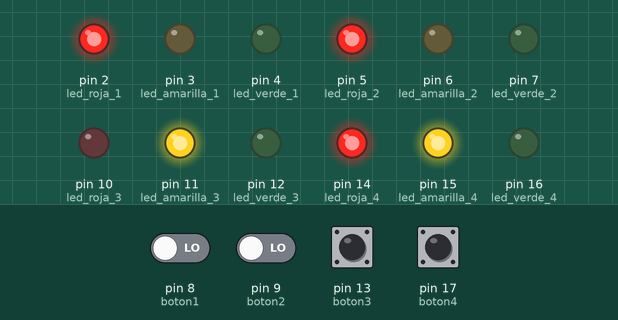
The sketch below on a simulated Arduino Uno, built with avr-gcc and run on an emulated ATmega328P. Parts: output pins drawn as LEDs (lit = HIGH). The test bench sets the inputs (shaded band); at power-on: pin 8 (boton1), pin 9 (boton2), pin 13 (boton3), pin 17 (boton4) LOW.

Above: at 13.4 s.
13.5 s: pin 8 (boton1) driven HIGH and pin 9 (boton2) driven HIGH
At 15.7 s:
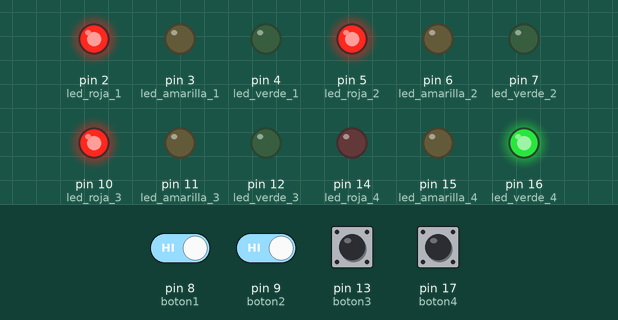
20.3 s: pin 9 (boton2) driven LOW
At 21.6 s:
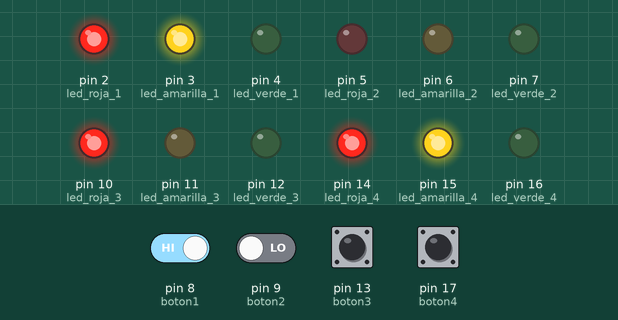
31.5 s: pin 13 (boton3) pulled HIGH for 3 s
At 32.1 s:
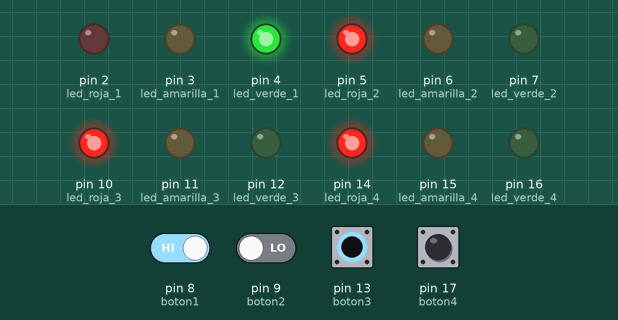
39.3 s: pin 17 (boton4) pulled HIGH for 3 s
At 42.4 s:
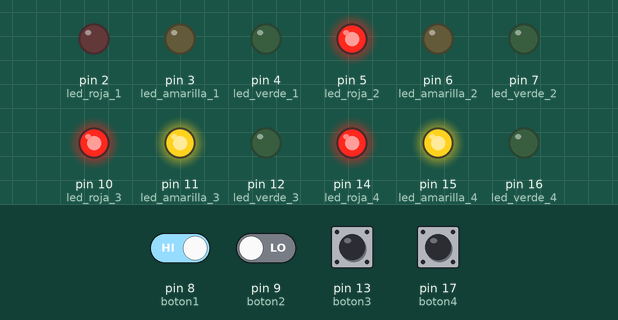
47.7 s: pin 9 (boton2) driven HIGH
At 51.2 s:
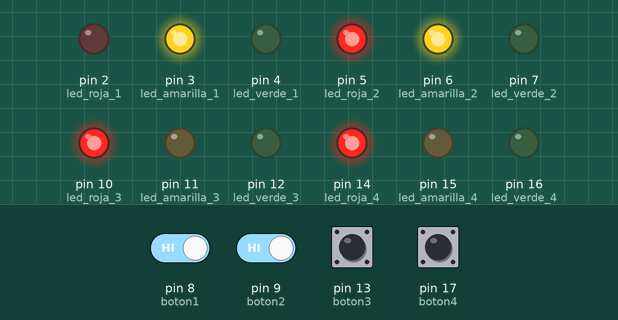
58.9 s: pin 9 (boton2) driven LOW and pin 13 (boton3) driven HIGH
At 61.7 s:
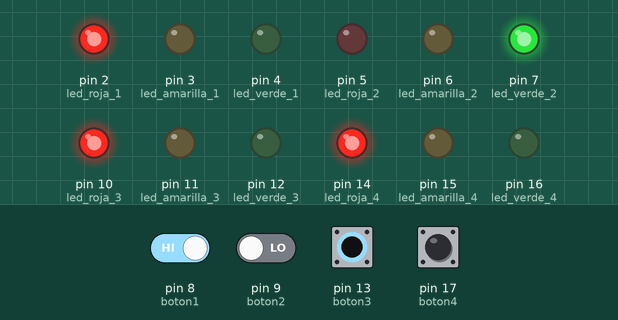
Timing chart, 0 to 70.9 s (numbered marks = the images above; inputs shaded):
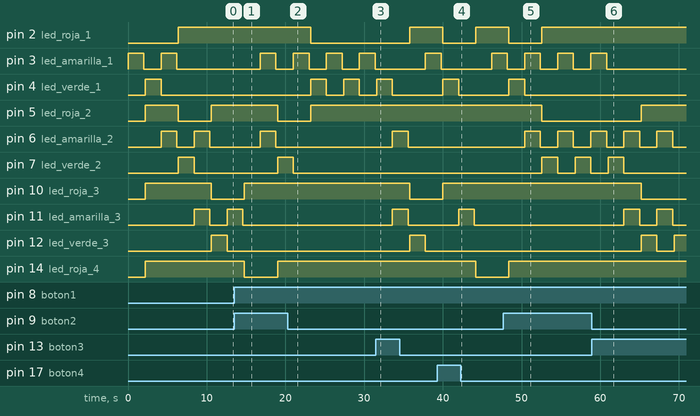

The sketch:

semaforo.ino
```cpp
// C++ code
//
//Mantén presionado unos segundos el botón para que cambie a verde.

int led_roja_1 = 2;
int led_amarilla_1 = 3;
int led_verde_1 = 4;
int boton1 = 8;
int botonState1;

int led_roja_2 = 5;
int led_amarilla_2 = 6;
int led_verde_2 = 7;
int boton2 = 9;
int botonState2;

int led_roja_3 = 10;
int led_amarilla_3 = 11;
int led_verde_3 = 12;
int boton3 = 13;
int botonState3;

int led_roja_4 = 14;
int led_amarilla_4 = 15;
int led_verde_4 = 16;
int boton4 = 17;
int botonState4;

int i;

void setup()
{
  pinMode(led_roja_1, OUTPUT);
  pinMode(led_amarilla_1, OUTPUT);
  pinMode(led_verde_1, OUTPUT);
  pinMode(led_roja_2, OUTPUT);
  pinMode(led_amarilla_2, OUTPUT);
  pinMode(led_verde_2, OUTPUT);
  pinMode(led_roja_3, OUTPUT);
  pinMode(led_amarilla_3, OUTPUT);
  pinMode(led_verde_3, OUTPUT);
  pinMode(led_roja_4, OUTPUT);
  pinMode(led_amarilla_4, OUTPUT);
  pinMode(led_verde_4, OUTPUT);
  pinMode(boton1, INPUT);
  pinMode(boton2, INPUT);
  pinMode(boton3, INPUT);
  pinMode(boton4, INPUT);

  Serial.begin(9600);

}

void LED_1A_green(){

  	digitalWrite(led_amarilla_1, HIGH);
  	digitalWrite(led_amarilla_4, HIGH);

    delay(2000);

  	digitalWrite(led_amarilla_1, LOW);
    digitalWrite(led_amarilla_2, LOW);
    digitalWrite(led_amarilla_3, LOW);
  	digitalWrite(led_amarilla_4, LOW);

    delay(200);

	digitalWrite(led_verde_1, HIGH);
	digitalWrite(led_verde_2, LOW);
	digitalWrite(led_verde_3, LOW);
	digitalWrite(led_verde_4, LOW);
  	digitalWrite(led_roja_1, LOW);
  	digitalWrite(led_roja_2, HIGH);
  	digitalWrite(led_roja_3, HIGH);
  	digitalWrite(led_roja_4, HIGH);

    delay(2000);

  	digitalWrite(led_verde_1, LOW);
}

void LED_2A_green(){

  	digitalWrite(led_amarilla_1, HIGH);
    digitalWrite(led_amarilla_2, HIGH);

    delay(2000);

  	digitalWrite(led_amarilla_1, LOW);
    digitalWrite(led_amarilla_2, LOW);
    digitalWrite(led_amarilla_3, LOW);
  	digitalWrite(led_amarilla_4, LOW);

    delay(200);

	digitalWrite(led_verde_2, HIGH);
	digitalWrite(led_verde_1, LOW);
	digitalWrite(led_verde_3, LOW);
	digitalWrite(led_verde_4, LOW);
  	digitalWrite(led_roja_2, LOW);
  	digitalWrite(led_roja_1, HIGH);
  	digitalWrite(led_roja_3, HIGH);
  	digitalWrite(led_roja_4, HIGH);

    delay(2000);

  	digitalWrite(led_verde_2, LOW);
}

void LED_3A_green(){

    digitalWrite(led_amarilla_2, HIGH);
    digitalWrite(led_amarilla_3, HIGH);

    delay(2000);

  	digitalWrite(led_amarilla_1, LOW);
    digitalWrite(led_amarilla_2, LOW);
    digitalWrite(led_amarilla_3, LOW);
  	digitalWrite(led_amarilla_4, LOW);

    delay(200);

	digitalWrite(led_verde_3, HIGH);
	digitalWrite(led_verde_1, LOW);
	digitalWrite(led_verde_2, LOW);
	digitalWrite(led_verde_4, LOW);
  	digitalWrite(led_roja_3, LOW);
  	digitalWrite(led_roja_1, HIGH);
  	digitalWrite(led_roja_2, HIGH);
  	digitalWrite(led_roja_4, HIGH);

    delay(2000);

  	digitalWrite(led_verde_3, LOW);
}

void LED_4A_green(){

    digitalWrite(led_amarilla_3, HIGH);
  	digitalWrite(led_amarilla_4, HIGH);

    delay(2000);

  	digitalWrite(led_amarilla_1, LOW);
    digitalWrite(led_amarilla_2, LOW);
    digitalWrite(led_amarilla_3, LOW);
  	digitalWrite(led_amarilla_4, LOW);

    delay(200);

	digitalWrite(led_verde_4, HIGH);
	digitalWrite(led_verde_1, LOW);
	digitalWrite(led_verde_2, LOW);
	digitalWrite(led_verde_3, LOW);
  	digitalWrite(led_roja_4, LOW);
  	digitalWrite(led_roja_1, HIGH);
  	digitalWrite(led_roja_2, HIGH);
  	digitalWrite(led_roja_3, HIGH);

    delay(2000);

  	digitalWrite(led_verde_3, LOW);
}

void checkBotonStatus(){

  botonState1 = digitalRead(boton1);
  botonState2 = digitalRead(boton2);
  botonState3 = digitalRead(boton3);
  botonState4 = digitalRead(boton4);

  if(botonState1 == HIGH){
    i = 4;
  }

  if(botonState2 == HIGH){
    i = 1;
  }

  if(botonState3 == HIGH){
    i = 2;
  }

  if(botonState4 == HIGH){
    i = 3;
  }
}

void loop()
{
  for(i=1; i<5; ++i){
    switch(i){
  	case 1:
    	LED_1A_green();
	    checkBotonStatus();
      break;
  	case 2:
    	LED_2A_green();
	    checkBotonStatus();
      break;
  	case 3:
    	LED_3A_green();
	    checkBotonStatus();
      break;
  	case 4:
    	LED_4A_green();
	    checkBotonStatus();
      break;
  	}
  }
}
```

Measured:
- after the input at 13.5 s, pin 2 (led_roja_1): stays HIGH (without the input it goes to LOW after 5.5 s); pin 4 (led_verde_1): stays LOW (without the input it goes to HIGH after 5.5 s); pin 5 (led_roja_2): HIGH → LOW after 5.5 s; pin 6 (led_amarilla_2): LOW → HIGH after 3.3 s, → LOW 2.0 s later; pin 7 (led_verde_2): LOW → HIGH after 5.5 s
- after the input at 20.3 s, pin 2 (led_roja_1): HIGH → LOW after 2.9 s; pin 4 (led_verde_1): alternates HIGH for 2.0 s and LOW for 2.2 s, starting after 2.9 s; pin 5 (led_roja_2): LOW → HIGH after 2.9 s; pin 6 (led_amarilla_2): stops changing and stays LOW; pin 7 (led_verde_2): goes on until 21.0 s, then stays LOW
- after the input at 31.5 s, pin 2 (led_roja_1): LOW → HIGH after 4.3 s; pin 4 (led_verde_1): goes on until 33.6 s, then stays LOW; pin 6 (led_amarilla_2), pin 11 (led_amarilla_3): LOW → HIGH after 2.1 s, → LOW 2.0 s later; pin 10 (led_roja_3): HIGH → LOW after 4.3 s; pin 12 (led_verde_3): LOW → HIGH after 4.3 s, → LOW 2.0 s later
- after the input at 39.3 s, pin 4 (led_verde_1): goes on until 42.0 s, then stays LOW; pin 11 (led_amarilla_3): LOW → HIGH after 2.7 s, → LOW 2.0 s later; pin 14 (led_roja_4): HIGH → LOW after 4.9 s; pin 16 (led_verde_4): LOW → HIGH after 4.9 s
- after the input at 47.7 s, pin 4 (led_verde_1): goes on until 50.4 s, then stays LOW; pin 5 (led_roja_2): HIGH → LOW after 4.9 s
- after the input at 58.9 s, pin 3 (led_amarilla_1): goes on until 60.8 s, then stays LOW; pin 5 (led_roja_2): LOW → HIGH after 6.3 s; pin 7 (led_verde_2): goes on until 63.0 s, then stays LOW; pin 10 (led_roja_3): HIGH → LOW after 6.3 s; pin 11 (led_amarilla_3): alternates HIGH for 2.0 s and LOW for 2.2 s, starting after 4.1 s
- by itself, pin 3 (led_amarilla_1): alternates HIGH for 2.0 s and LOW for 2.2 s, 4 changes in all, then stays LOW
- by itself, pin 6 (led_amarilla_2): alternates HIGH for 2.0 s and LOW for 2.2 s
